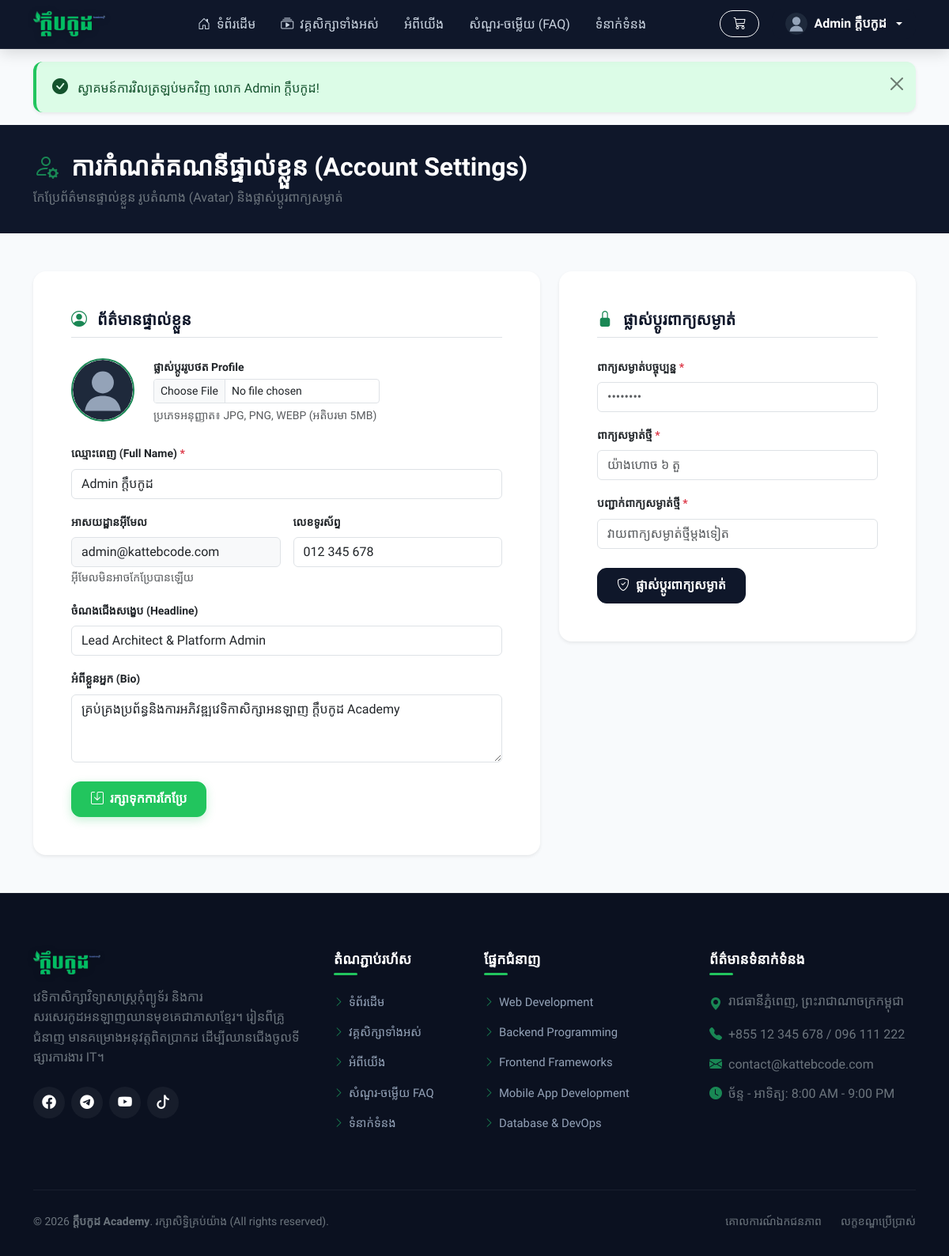
The app's page /student/profile (signed in) with its own data.
### tables this page shows
CREATE TABLE `users` (
    `id` INT UNSIGNED AUTO_INCREMENT PRIMARY KEY,
    `name` VARCHAR(120) NOT NULL,
    `email` VARCHAR(150) NOT NULL UNIQUE,
    `password` VARCHAR(255) NOT NULL,
    `phone` VARCHAR(30) NULL,
    `role` ENUM('student', 'instructor', 'admin') NOT NULL DEFAULT 'student',
    `avatar` VARCHAR(255) NULL,
    `headline` VARCHAR(255) NULL,
    `bio` TEXT NULL,
    `status` ENUM('active', 'inactive') NOT NULL DEFAULT 'active',
    `remember_token` VARCHAR(100) NULL,
    `created_at` TIMESTAMP DEFAULT CURRENT_TIMESTAMP,
    `updated_at` TIMESTAMP DEFAULT CURRENT_TIMESTAMP ON UPDATE CURRENT_TIMESTAMP,
    INDEX `idx_users_role` (`role`),
    INDEX `idx_users_status` (`status`)
);

### app/Views/student/profile.php (the view, shortened to what the rows shown need)
<div class="py-4 bg-navy text-white" style="background-color: var(--navy-dark);">
    <div class="container py-2">
        <h2 class="fw-bold text-white mb-1"><i class="bi bi-person-gear me-2 text-success"></i> ការកំណត់គណនីផ្ទាល់ខ្លួន (Account Settings)</h2>
        <p class="text-secondary mb-0">កែប្រែព័ត៌មានផ្ទាល់ខ្លួន រូបតំណាង (Avatar) និងផ្លាស់ប្តូរពាក្យសម្ងាត់</p>
    </div>
</div>
<div class="container py-5">
    <div class="row g-4">
        <div class="col-lg-7">
            <div class="card border-0 shadow-sm rounded-4 p-4 p-md-5 bg-white">
                <h5 class="fw-bold mb-4 pb-2 border-bottom"><i class="bi bi-person-circle text-success me-2"></i> ព័ត៌មានផ្ទាល់ខ្លួន</h5>
                <form action="<?= url('/student/profile') ?>" method="POST" enctype="multipart/form-data">
                    <div class="d-flex align-items-center gap-4 mb-4">
                        <img src="<?= $user['avatar'] ? uploadUrl($user['avatar']) : asset('images/default-avatar.svg') ?>" class="rounded-circle border border-2 border-success" width="80" height="80" style="object-fit: cover;" alt="Avatar">
                        <div>
                            <label class="form-label small fw-semibold mb-1">ផ្លាស់ប្តូររូបថត Profile</label>
                            <input type="file" name="avatar" class="form-control form-control-sm" accept="image/*">
                            <small class="text-muted d-block mt-1">ប្រភេទអនុញ្ញាត៖ JPG, PNG, WEBP (អតិបរមា 5MB)</small>
                        </div>
                    </div>
                    <div class="mb-3">
                        <label class="form-label small fw-semibold">ឈ្មោះពេញ (Full Name) <span class="text-danger">*</span></label>
                        <input type="text" name="name" class="form-control" value="<?= e($user['name']) ?>" required>
                    </div>
                    <div class="row g-3 mb-3">
                        <div class="col-md-6">
                            <label class="form-label small fw-semibold">អាសយដ្ឋានអ៊ីមែល</label>
                            <input type="email" class="form-control bg-light" value="<?= e($user['email']) ?>" readonly disabled>
                            <small class="text-muted">អ៊ីមែលមិនអាចកែប្រែបានឡើយ</small>
                        </div>
                        <div class="col-md-6">
                            <label class="form-label small fw-semibold">លេខទូរស័ព្ទ</label>
                            <input type="text" name="phone" class="form-control" value="<?= e($user['phone'] ?? '') ?>" placeholder="012 345 678">
                        </div>
                    </div>
                    <div class="mb-3">
                        <label class="form-label small fw-semibold">ចំណងជើងសង្ខេប (Headline)</label>
                        <input type="text" name="headline" class="form-control" value="<?= e($user['headline'] ?? '') ?>" placeholder="ឧ. Junior Web Developer">
                    </div>
                    <div class="mb-4">
                        <label class="form-label small fw-semibold">អំពីខ្លួនអ្នក (Bio)</label>
                        <textarea name="bio" class="form-control" rows="3" placeholder="សរសេរពិពណ៌នាអំពីខ្លួនអ្នកសង្ខេប..."><?= e($user['bio'] ?? '') ?></textarea>
                    </div>
                    <button type="submit" class="btn btn-primary-katteb px-4">
                        <i class="bi bi-save me-1"></i> រក្សាទុកការកែប្រែ
                    </button>
                </form>
            </div>
        </div>
        <div class="col-lg-5">
            <div class="card border-0 shadow-sm rounded-4 p-4 p-md-5 bg-white">
                <h5 class="fw-bold mb-4 pb-2 border-bottom"><i class="bi bi-lock-fill text-success me-2"></i> ផ្លាស់ប្តូរពាក្យសម្ងាត់</h5>
                <form action="<?= url('/student/password') ?>" method="POST">
                    <div class="mb-3">
                        <label class="form-label small fw-semibold">ពាក្យសម្ងាត់បច្ចុប្បន្ន <span class="text-danger">*</span></label>
                        <input type="password" name="current_password" class="form-control" placeholder="••••••••" required>
                    </div>
                    <div class="mb-3">
                        <label class="form-label small fw-semibold">ពាក្យសម្ងាត់ថ្មី <span class="text-danger">*</span></label>
                        <input type="password" name="new_password" class="form-control" placeholder="យ៉ាងហោច ៦ តួ" required minlength="6">
                    </div>
                    <div class="mb-4">
                        <label class="form-label small fw-semibold">បញ្ជាក់ពាក្យសម្ងាត់ថ្មី <span class="text-danger">*</span></label>
                        <input type="password" name="new_password_confirmation" class="form-control" placeholder="វាយពាក្យសម្ងាត់ថ្មីម្ដងទៀត" required minlength="6">
                    </div>
                    <button type="submit" class="btn btn-navy px-4">
                        <i class="bi bi-shield-check me-1"></i> ផ្លាស់ប្តូរពាក្យសម្ងាត់
                    </button>
                </form>
            </div>
        </div>
    </div>
</div>

### app/Core/Router.php (shortened to what the rows shown need)
<?php
class Router {
    private array $routes = [];
    private array $groupMiddleware = [];
    private string $groupPrefix = '';
    public function group(array $attributes, callable $callback): void {
        $previousPrefix = $this->groupPrefix;
        $previousMiddleware = $this->groupMiddleware;
        if (isset($attributes['prefix'])) {
            $this->groupPrefix = rtrim($this->groupPrefix . '/' . trim($attributes['prefix'], '/'), '/');
        }
        if (isset($attributes['middleware'])) {
            $middlewares = is_array($attributes['middleware']) ? $attributes['middleware'] : [$attributes['middleware']];
            $this->groupMiddleware = array_merge($this->groupMiddleware, $middlewares);
        }
        $this->groupPrefix = $previousPrefix;
        $this->groupMiddleware = $previousMiddleware;
    }
    private function addRoute(string $method, string $path, array|callable $action, array|string $middleware = []): self {
        $fullPath = $this->groupPrefix . '/' . trim($path, '/');
        $fullPath = '/' . trim($fullPath, '/');
        $middlewares = is_array($middleware) ? $middleware : ($middleware ? [$middleware] : []);
        $allMiddlewares = array_merge($this->groupMiddleware, $middlewares);
        $this->routes[] = [
            'method'     => $method,
            'path'       => $fullPath,
            'action'     => $action,
            'middleware' => $allMiddlewares
        ];
        return $this;
    }
    public function dispatch(Request $request): void {
        $method = $request->method();
        $uri = $request->uri();
        foreach ($this->routes as $route) {
            if ($route['method'] !== $method) {
                continue;
            }
            $pattern = preg_replace('/\{([a-zA-Z0-9_]+)\}/', '(?P<$1>[^/]+)', $route['path']);
            $pattern = '#^' . $pattern . '$#';
            if (preg_match($pattern, $uri, $matches)) {
                $params = array_filter($matches, 'is_string', ARRAY_FILTER_USE_KEY);
                $action = $route['action'];
                if (is_array($action)) {
                    [$controllerClass, $methodName] = $action;
                    $controller = new $controllerClass();
                    call_user_func_array([$controller, $methodName], array_values($params));
                    return;
                }
            }
        }
    }
}

### app/Views/layouts/header.php (shortened to what the rows shown need)
<?php
$currentUser = Auth::user();
?>
<!DOCTYPE html>
<html lang="km">
<head>
    <link href="https://cdn.jsdelivr.net/npm/bootstrap@5.3.3/dist/css/bootstrap.min.css" rel="stylesheet">
    <link href="https://cdn.jsdelivr.net/npm/bootstrap-icons@1.11.3/font/bootstrap-icons.min.css" rel="stylesheet">
    <link rel="stylesheet" href="<?= asset('css/style.css') ?>?v=<?= time() ?>">
</head>
<body>
<header class="main-header">
    <div class="container">
        <nav class="navbar navbar-expand-lg navbar-dark py-2">
            <a class="navbar-brand" href="<?= url('/') ?>" style="padding: 0; margin-right: 1.5rem; display: inline-flex; align-items: center;">
                <img src="<?= asset('images/logo.png') ?>?v=<?= time() ?>" alt="ក្តឹបកូដ Academy" class="brand-logo" style="height: 32px !important; width: auto !important; max-height: 32px !important; max-width: 110px !important; object-fit: contain !important; display: inline-block !important;">
            </a>
            <div class="collapse navbar-collapse" id="mainNavbar">
                <ul class="navbar-nav mx-auto mb-2 mb-lg-0">
                    <li class="nav-item">
                        <a class="nav-link" href="<?= url('/') ?>"><i class="bi bi-house-door me-1"></i> ទំព័រដើម</a>
                    </li>
                    <li class="nav-item">
                        <a class="nav-link" href="<?= url('/courses') ?>"><i class="bi bi-collection-play me-1"></i> វគ្គសិក្សាទាំងអស់</a>
                    </li>
                    <li class="nav-item">
                        <a class="nav-link" href="<?= url('/about') ?>">អំពីយើង</a>
                    </li>
                    <li class="nav-item">
                        <a class="nav-link" href="<?= url('/faq') ?>">សំណួរ-ចម្លើយ (FAQ)</a>
                    </li>
                    <li class="nav-item">
                        <a class="nav-link" href="<?= url('/contact') ?>">ទំនាក់ទំនង</a>
                    </li>
                </ul>
                <div class="d-flex align-items-center gap-3">
                    <a href="<?= url('/cart') ?>" class="btn btn-outline-light position-relative rounded-pill px-3 py-1">
                        <i class="bi bi-cart3"></i>
                    </a>
                    <?php if (Auth::check()): ?>
                        <div class="dropdown">
                            <button class="btn btn-navy d-flex align-items-center gap-2 dropdown-toggle px-3 py-1" type="button" data-bs-toggle="dropdown">
                                <img src="<?= $currentUser['avatar'] ? uploadUrl($currentUser['avatar']) : asset('images/default-avatar.svg') ?>"
                                     alt="Avatar" class="rounded-circle" width="28" height="28" style="object-fit: cover;">
                                <span><?= e($currentUser['name']) ?></span>
                            </button>
                        </div>
                    <?php else: ?>
                        <a href="<?= url('/login') ?>" class="btn btn-outline-light px-3 py-1 fw-semibold">ចូលគណនី</a>
                        <a href="<?= url('/register') ?>" class="btn btn-primary-katteb px-3 py-1">ចុះឈ្មោះ</a>
                    <?php endif; ?>
                </div>
            </div>
        </nav>
    </div>
</header>
<div class="container mt-3">
    <?php if (\App\Helpers\Session::hasFlash('success')): ?>
        <div class="alert alert-success alert-dismissible fade show shadow-sm" role="alert">
            <i class="bi bi-check-circle-fill me-2 fs-5"></i>
            <?= e(\App\Helpers\Session::getFlash('success')) ?>
            <button type="button" class="btn-close" data-bs-dismiss="alert" aria-label="Close"></button>
        </div>
    <?php endif; ?>
</div>

### records on screen
users: name "Admin ក្តឹបកូដ", email "admin@kattebcode.com", phone "012 345 678", headline "Lead Architect & Platform Admin", bio "គ្រប់គ្រងប្រព័ន្ធនិងការអភិវឌ្ឍវេទិកាសិក្សាអនឡាញ ក្តឹបកូដ Academy"
